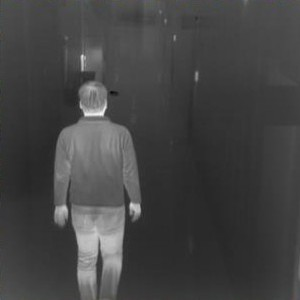
%> input picture FInal_Fusion/manWalkIR.jpg, 300 x 300 px
$ octave final_new.m   (GNU Octave 9; MATLAB toolbox functions it lacks are replaced by stand-ins)
%> lines starting %> are read from the running program, lines starting %| are printed output that depends on the picture; in (x1, y1, x2, y2) boxes, pixels count from 0 and x2, y2 are one past the last pixel; in counts of white or black regions, pixels touching at a corner belong together; the program's own positions count from 1
clc; clear; close all;
%% Step 1: Load Input Images
IR = imread('manWalkIR.jpg');
%> IR is the input picture: size 300x300x3 uint8; mean R, G, B 67.7, 67.8, 67.7
VIS = imread('manWalkVB.jpg');
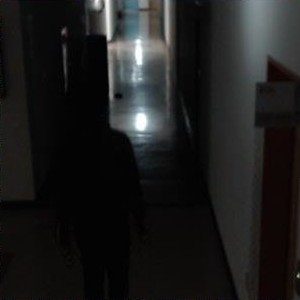
%> input picture FInal_Fusion/manWalkVB.jpg, 300 x 300 px
%> VIS is the input picture: size 300x300x3 uint8; mean R, G, B 29, 29, 28.6
figure, imshow(IR); title('Original Infrared Image');

%% Step 2: Preprocess Infrared Image
grayIR = rgb2gray(IR);
figure, imhist(grayIR); title('Histogram of Infrared Grayscale Image');
%> after `title('Histogram of Infrared Grayscale Image')`:
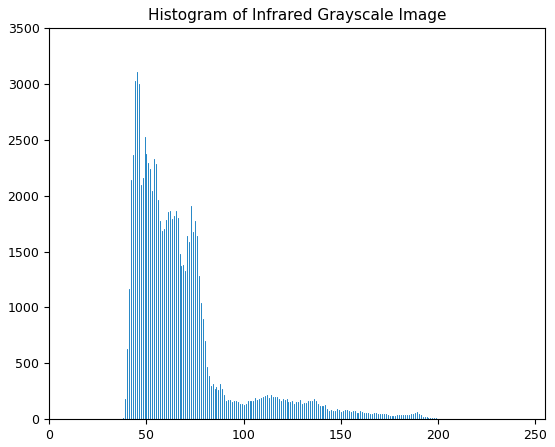
%> figure redrawn from the program's plot data; highest point at x = 45, y = 3105
smoothedIR = imgaussfilt(grayIR, 2);  % Gaussian smoothing
level = graythresh(smoothedIR);      % Otsu threshold
%> level = 0.365
threshold = round(level * 255);
%> threshold = 93
fprintf('Computed Otsu Threshold: %d\n', threshold);
%| Computed Otsu Threshold: 93
binaryMask = smoothedIR > threshold;
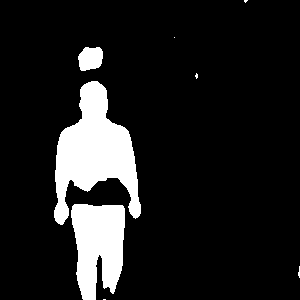
%> binaryMask: size 300x300 logical; 12% white; 8 white regions (5 under 20 px), largest, box (x1, y1, x2, y2) and area: (54, 81, 141, 225) 6353, (71, 204, 125, 300) 3960, (78, 47, 103, 71) 483
binaryMask = imclose(binaryMask, strel('disk', 5));   % Fill gaps
%> binaryMask: size 300x300 logical; 12.4% white; 7 white regions (5 under 20 px), largest, box (x1, y1, x2, y2) and area: (54, 81, 141, 300) 10649, (78, 47, 103, 71) 483
binaryMask = bwareaopen(binaryMask, 100);             % Remove small fragments

%% Step 3: Apply Mask to IR Image
maskedIR = IR;
maskedIR(repmat(~binaryMask, [1 1 3])) = 0;
figure, imshow(maskedIR); title('Masked IR Image (Auto ROI)');

%% Step 4: Create STM and BM Masks
stm = uint8(binaryMask) * 255;
bm = uint8(~binaryMask) * 255;
figure;
subplot(1,2,1); imshow(stm); title('Salient Target Mask');
subplot(1,2,2); imshow(bm); title('Background Mask');

greyI = rgb2gray(IR);
result1 = greyI .* uint8(binaryMask);
figure, imshow(result1); title('Salient × Infrared');
greyI = rgb2gray(VIS);
result2 = greyI .* uint8(~binaryMask);
figure, imshow(result2); title('Background × Infrared');

%% Step 5: Apply DWT on Salient (result1) and Background (result2)
figure(1);
subplot(1,2,1); imshow(result1, []); title('Salient Region (IR × Mask)');
subplot(1,2,2); imshow(result2, []); title('Background Region (IR × ~Mask)');

% Convert to double for computation
R1 = im2double(result1);
R2 = im2double(result2);

% % Perform single-level DWT on both
% [LL_R1, LH_R1, HL_R1, HH_R1] = dwt2(R1, 'db2');
% [LL_R2, LH_R2, HL_R2, HH_R2] = dwt2(R2, 'db2');
%% 3 level dwt
% Level 1 DWT
[LL_R1_L1, LH_R1_L1, HL_R1_L1, HH_R1_L1] = dwt2(R1, 'db2');
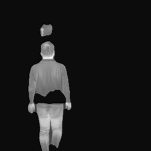
%> LL_R1_L1: size 151x151 double; min -0.0997, max 1.91, mean 0.123; drawn with min black and max white
[LL_R2_L1, LH_R2_L1, HL_R2_L1, HH_R2_L1] = dwt2(R2, 'db2');
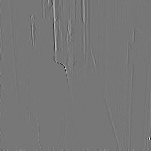
%> HL_R2_L1: size 151x151 double; min -0.254, max 0.289, mean 7.02e-06; drawn with min black and max white

% Display DWT components for Salient Region
figure(2);
subplot(2,2,1), imshow(LL_R1_L1, []); title('R1 Approximation (LL)');
subplot(2,2,2), imshow(LH_R1_L1, []); title('R1 Horizontal Detail (LH)');
subplot(2,2,3), imshow(HL_R1_L1, []); title('R1 Vertical Detail (HL)');
subplot(2,2,4), imshow(HH_R1_L1, []); title('R1 Diagonal Detail (HH)');

% Display DWT components for Background Region
figure(3);
subplot(2,2,1), imshow(LL_R2_L1, []); title('R2 Approximation (LL)');
subplot(2,2,2), imshow(LH_R2_L1, []); title('R2 Horizontal Detail (LH)');
subplot(2,2,3), imshow(HL_R2_L1, []); title('R2 Vertical Detail (HL)');
subplot(2,2,4), imshow(HH_R2_L1, []); title('R2 Diagonal Detail (HH)');

% Fuse the coefficients (Weighted more from salient region)
F_LL = 0.6 * LL_R1_L1 + 0.4 * LL_R2_L1; % Prioritize salient target region
F_LH = 0.5 * LH_R1_L1 + 0.5 * LH_R2_L1;
F_HL = 0.5 * HL_R1_L1 + 0.5 * HL_R2_L1;
F_HH = 0.5 * HH_R1_L1 + 0.5 * HH_R2_L1;

% Reconstruct fused image using Inverse DWT
Fused_Result = idwt2(F_LL, F_LH, F_HL, F_HH, 'db2');
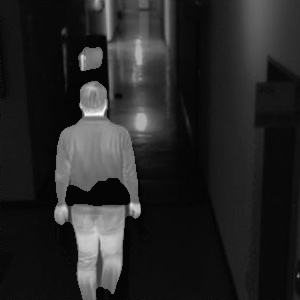
%> Fused_Result: size 300x300 double; min -0.00843, max 0.579, mean 0.0819; drawn with min black and max white
Fused_Result = mat2gray(Fused_Result);

figure;
imshow(Fused_Result, []);
title('Fused Image from Salient and Background Regions using DWT');
%% Step 6: Compute Entropy and SSIM
en = entropy(Fused_Result);
%> en = 6.17

% Safe grayscale conversion for both gray and RGB images
fusedGray = im2gray(uint8(Fused_Result));
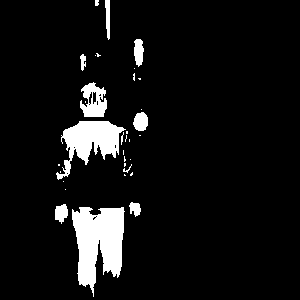
%> fusedGray: size 300x300 uint8; values 0 (black) and 1 (white), 7.4% white; 33 white regions (22 under 20 px), largest, box (x1, y1, x2, y2) and area: (72, 207, 125, 297) 3054, (56, 121, 126, 180) 1861, (80, 82, 107, 117) 617
refGray = im2gray(result1);  % Compatible with both grayscale and RGB images

% Compute SSIM between fused and reference images
refGrayResized = imresize(refGray, size(fusedGray)); % Resize reference image
ssimVal = ssim(fusedGray, refGrayResized);
%> ssimVal = 0.842


fprintf('\n--- Fusion Quality Metrics ---\n');
fprintf('Entropy: %.4f\n', en);
%| Entropy: 6.1727
fprintf('SSIM: %.4f\n', ssimVal);
%| SSIM: 0.8424
